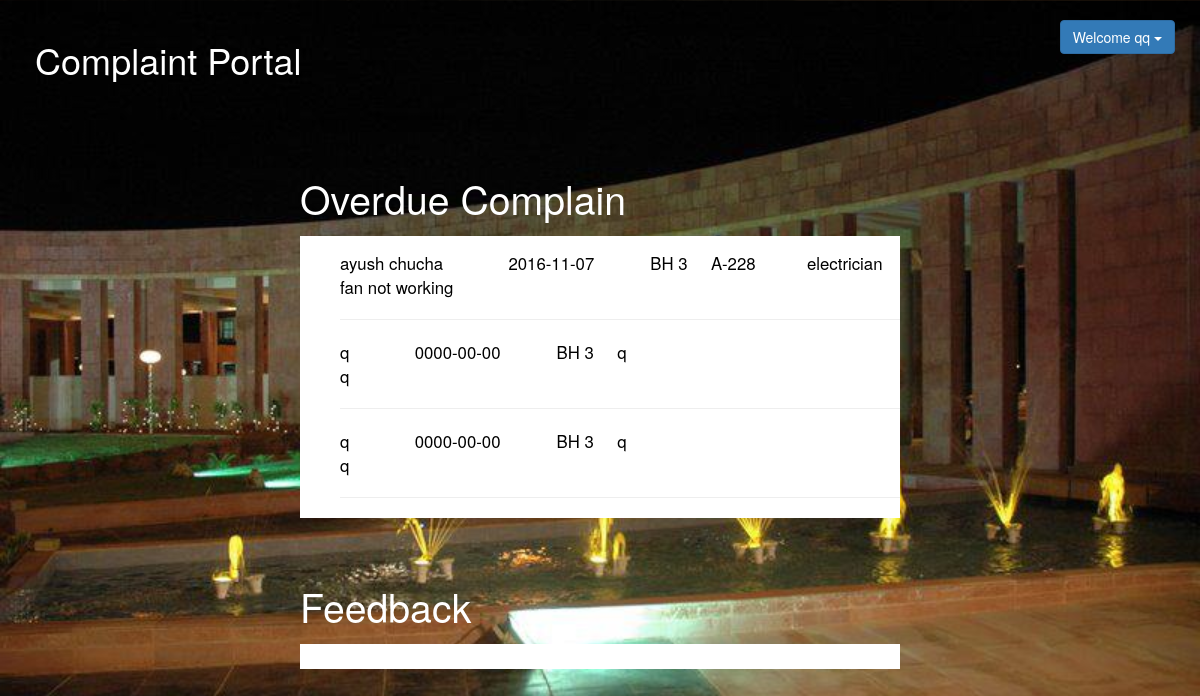
The page /caretakerhome.php (signed in) on the database as committed earlier.
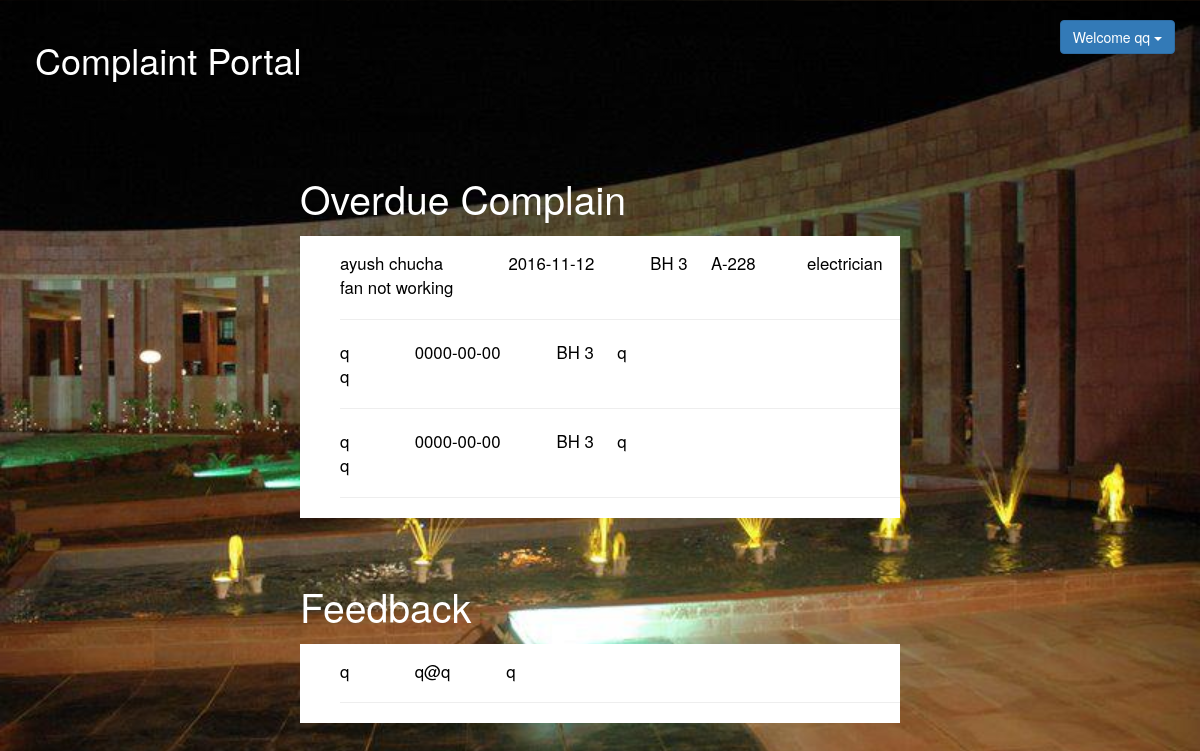
The same page on the database as committed later.
### tables this page shows
CREATE TABLE `user` (
  `id` int(10) NOT NULL,
  `email` varchar(50) NOT NULL,
  `name` varchar(50) NOT NULL,
  `job` varchar(50) NOT NULL,
  `password` varchar(50) NOT NULL,
  `hostel` varchar(10) NOT NULL
);

CREATE TABLE `complain` (
  `id` int(10) NOT NULL,
  `hostel` varchar(10) NOT NULL,
  `room` varchar(50) NOT NULL,
  `type` varchar(50) NOT NULL,
  `issue` varchar(300) NOT NULL,
  `name` varchar(50) NOT NULL,
  `email` varchar(50) NOT NULL,
  `roll` varchar(50) NOT NULL,
  `date` date NOT NULL,
  `status` tinyint(1) NOT NULL
);

CREATE TABLE `feedback` (
  `name` varchar(50) NOT NULL,
  `email` varchar(50) NOT NULL,
  `suggestion` varchar(500) NOT NULL,
  `id` int(11) NOT NULL,
  `hostel` varchar(50) NOT NULL
);

### caretakerhome.php (the view, shortened to what this page needs)
<?php
$user=$_SESSION['username'];
$SQL3 = "SELECT * FROM user WHERE email='$user'";
$result3 = mysql_query($SQL3);
while ($db_field = mysql_fetch_assoc($result3)) {
    $hostel = $db_field['hostel'];
    if($hostel==''){
        mysql_close($db_handle);
        header("Location: caretakerverify.php");
        break;
    }
    else{
$sql = "SELECT * FROM user WHERE email = '$user' " ;
$result = mysql_query($sql);
while ($db_field = mysql_fetch_assoc($result)) {
    $a = $db_field['name'];
?>
<!DOCTYPE html>
<html lang="en">
<head>
  <link rel="stylesheet" type="text/css" href="css/style.css">
  <link rel="stylesheet" type="text/css" href="css/bootstrap.css">
  <link rel="stylesheet" type="text/css" href="css/bootstrap.min.css">
  <link rel="stylesheet" type="text/css" href="fonts/font-awesome/css/font-awesome.css">
 </head>
   <body style='background-image:url("images/4.jpg");background-size:cover;'>
   <div class="header ">
      <div class="container">
        <div class="col-md-10 head_left logo">
             <h1><a href="index.php">Complaint Portal</a></h1>
        </div>
        <div class="col-md-2 head_right  dropdown">
          <button class="btn btn-primary dropdown-toggle" type="button" data-toggle="dropdown">Welcome <?php echo $a; ?>
            <span class="caret"></span></button>
        </div>
        </div>
    </div>
   <div class=" text-center">
  <div id="file" class="col-md-12" >
    <div class="col-md-6  col-md-offset-3">
       <p class="heading head_left">Overdue Complain</p>
    </div>
  </div>
  <div class="col-md-6  col-md-offset-3 complain complain1">
  <ul>
<?php
  $today = date('Y-m-d');
  $sql1 = "SELECT * FROM complain WHERE hostel='$hostel' AND status='0'";
  $result1 = mysql_query($sql1);
  while ($db_field = mysql_fetch_assoc($result1)) {
    $c_room = $db_field['room'];
    $c_type = $db_field['type'];
    $c_issue = $db_field['issue'];
    $c_name = $db_field['name'];
    $c_date = $db_field['date'];
    $days = (int)((strtotime($today) - strtotime($c_date))/(60*60*24));
    if($days>3){
      echo '<li>';
      echo $c_name;
      echo $c_date;
      echo $hostel ;
      echo $c_room;
      echo $c_type;
      echo '<br>';
      echo $c_issue;
      echo '</button></li><hr>';
  }
}?>
  </ul></div>
  </div>
  <div id="file" class="col-md-12" >
    <div class="col-md-6  col-md-offset-3">
       <p class="heading head_left">Feedback</p>
    </div>
  </div>
  <div class="col-md-6  col-md-offset-3 complain complain1">
      <ul>
<?php
  $sql1 = "SELECT * FROM feedback WHERE hostel='$hostel'";
  $result1 = mysql_query($sql1);
  while ($db_field = mysql_fetch_assoc($result1)) {
    $suggestion = $db_field['suggestion'];
    $name = $db_field['name'];
    $email = $db_field['email'];
    echo '<li>';
    echo $name;
    echo $email;
    echo $suggestion ;
    echo '</li><hr>';
}?>
      </ul>
    </div>
  <div class="clearfix"></div>
  <br><br>
<?php
    }
 }
}
?>
</body>
</html>

Rows that differ between the two databases and show on the page:
changed complain "ayush chucha": date "2016-11-07" → "2016-11-12"
added feedback: name "q", email "q@q", suggestion "q"
